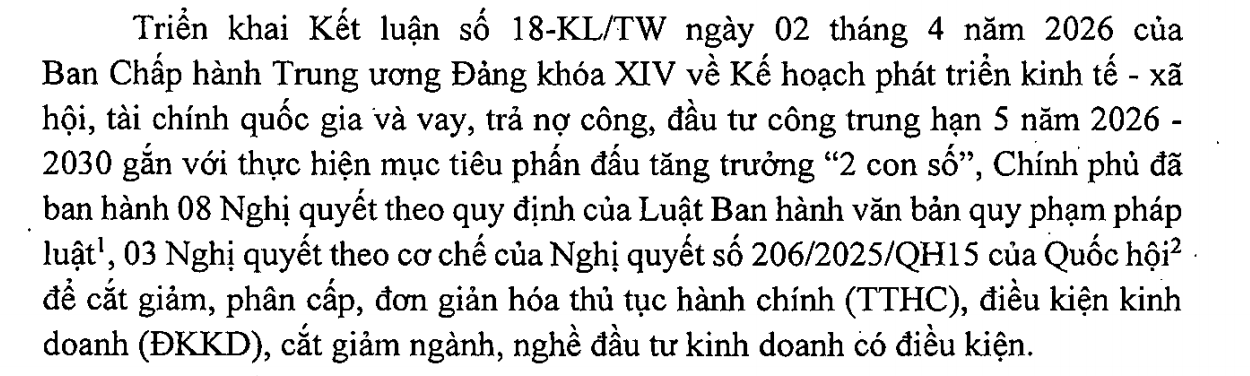
#> input picture assets/image.png, 1250 x 376 px; its folder holds only this picture in this run
$ python -i analyzer.py   (imports and definitions only)
#> lines starting #> are read from the running program, lines starting #| are printed output that depends on the picture; after the words box and inside, x2 and y2 are one past the last pixel; in counts of white or black regions, pixels touching at a corner belong together
### vnocr/preprocess/binarize.py
"""Binarisation — for table-line detection ONLY (Design §1.1, §4.1).

Hard binarisation (Otsu / Sauvola) is the *wrong* input for the SVTR recogniser
because it erases the grey ramp at diacritic edges.  It is however exactly what
the morphological table-line extractor needs (§4.1): a clean 0/1 mask.  So this
lives in its own module and is used only by :mod:`vnocr.table.morphology` — never
on the path to the recogniser.
"""

from __future__ import annotations

try:
    import cv2
    import numpy as np
except ImportError as _e:  # pragma: no cover
    raise ImportError("vnocr.preprocess needs numpy + opencv-python.") from _e

__all__ = ["otsu", "sauvola"]


def otsu(gray: "np.ndarray") -> "np.ndarray":
    """Global Otsu threshold → uint8 mask in {0, 255} (ink = 255)."""
    return cv2.threshold(gray, 0, 255,
                         cv2.THRESH_BINARY_INV + cv2.THRESH_OTSU)[1]


# [14 lines left out: function sauvola, not called in this run]

### vnocr/layout/analyzer.py
"""Page layout analysis (Design §2).

Splits a page into regions and routes each to the right branch: text regions to
detect→recognise→post-process, table regions to the table reconstructor.  The
design's neural option is PP-DocLayout-lite / YOLO-doc (~5M params); a learned
detector plugs into :meth:`LayoutAnalyzer.analyze` via ``model``.

The default heuristic needs no model and no torch: it finds ruled rectangular
regions (long horizontal + vertical rules) and labels them ``table``; the rest
of the page is ``text``.  Good enough to drive the two-branch pipeline on clean
administrative scans, and a sensible fallback when no layout model is loaded.
"""

from __future__ import annotations

from dataclasses import dataclass
from enum import Enum
from typing import List, Optional

try:
    import cv2
    import numpy as np
except ImportError as _e:  # pragma: no cover
    raise ImportError("vnocr.layout needs numpy + opencv-python.") from _e

from ..preprocess.binarize import otsu

__all__ = ["RegionType", "Region", "LayoutAnalyzer"]


class RegionType(str, Enum):
    TEXT = "text"
    TABLE = "table"
    FIGURE = "figure"
    TITLE = "title"


@dataclass
class Region:
    type: RegionType
    box: tuple           # x0, y0, x1, y1


class LayoutAnalyzer:
    def __init__(self, model=None, min_table_area_frac: float = 0.02) -> None:
        self.model = model
        self.min_table_area_frac = min_table_area_frac

    def analyze(self, gray: "np.ndarray") -> List[Region]:
        if self.model is not None:
            return self._analyze_model(gray)
        return self._analyze_heuristic(gray)

    def _analyze_model(self, gray):  # pragma: no cover - requires a trained model
        """Run a learned layout detector.  Expected to return list[Region]."""
        return self.model.predict(gray)

    def _analyze_heuristic(self, gray: "np.ndarray") -> List[Region]:
        h, w = gray.shape[:2]
        mask = otsu(gray)
        hor = cv2.morphologyEx(
            mask, cv2.MORPH_OPEN,
            cv2.getStructuringElement(cv2.MORPH_RECT, (max(1, w // 15), 1)))
        ver = cv2.morphologyEx(
            mask, cv2.MORPH_OPEN,
            cv2.getStructuringElement(cv2.MORPH_RECT, (1, max(1, h // 15))))
        grid = cv2.dilate(cv2.bitwise_or(hor, ver),
                          cv2.getStructuringElement(cv2.MORPH_RECT, (5, 5)))

        regions: List[Region] = []
        table_mask = np.zeros_like(mask)
        contours, _ = cv2.findContours(grid, cv2.RETR_EXTERNAL,
                                       cv2.CHAIN_APPROX_SIMPLE)
        min_area = self.min_table_area_frac * h * w
        for cnt in contours:
            x, y, cw, ch = cv2.boundingRect(cnt)
            if cw * ch < min_area:
                continue
            # a table region has both long horizontal and vertical rules inside
            sub_h = hor[y:y + ch, x:x + cw].max()
            sub_v = ver[y:y + ch, x:x + cw].max()
            if sub_h > 0 and sub_v > 0:
                regions.append(Region(RegionType.TABLE, (x, y, x + cw, y + ch)))
                table_mask[y:y + ch, x:x + cw] = 255

        # everything not claimed by a table is treated as one text region per
        # connected text block (coarse: the whole page minus tables).
        text_area = cv2.bitwise_and(mask, cv2.bitwise_not(table_mask))
        if text_area.max() > 0:
            ys, xs = np.where(text_area > 0)
            regions.append(Region(RegionType.TEXT,
                                  (int(xs.min()), int(ys.min()),
                                   int(xs.max()), int(ys.max()))))
        return regions

>>> import cv2
>>> picture = cv2.imread('../../assets/image.png', cv2.IMREAD_GRAYSCALE)
#> picture is the input picture: shape (376, 1250); min 0, max 255, mean 221.1
>>> result = LayoutAnalyzer().analyze(picture)
#> in otsu, `return cv2.threshold(gray, 0, 255, cv2.THRESH_BINARY_INV + cv2.THRESH_..`:
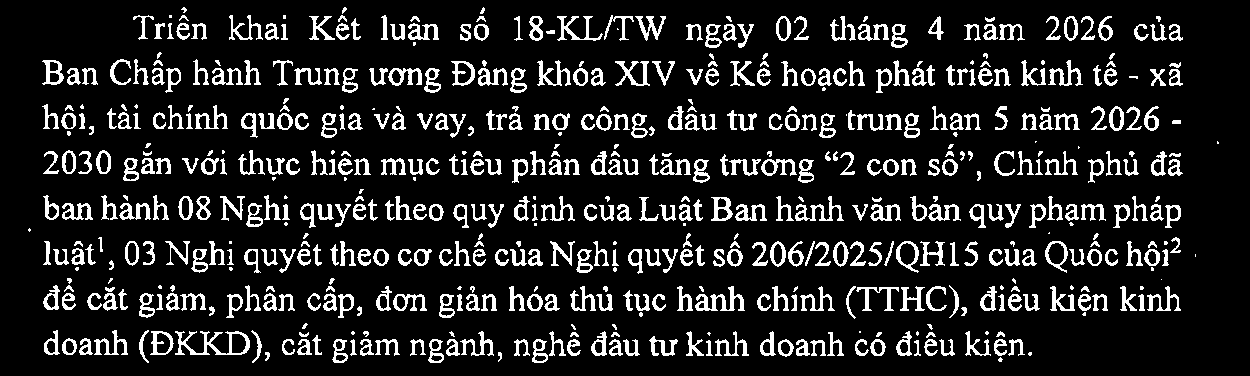
#> returned value: shape (376, 1250); 13.8% white; 585 white regions (86 under 20 px), largest, box (x1, y1, x2, y2) and area: (175, 331, 250, 355) 644, (695, 286, 745, 311) 493, (795, 196, 844, 221) 394
#> in _analyze_heuristic, `hor = cv2.morphologyEx( mask, cv2.MORPH_OPEN, cv2.getStructuringElemen..`: hor: shape (376, 1250); every value is 0
#> in _analyze_heuristic, `ver = cv2.morphologyEx( mask, cv2.MORPH_OPEN, cv2.getStructuringElemen..`:
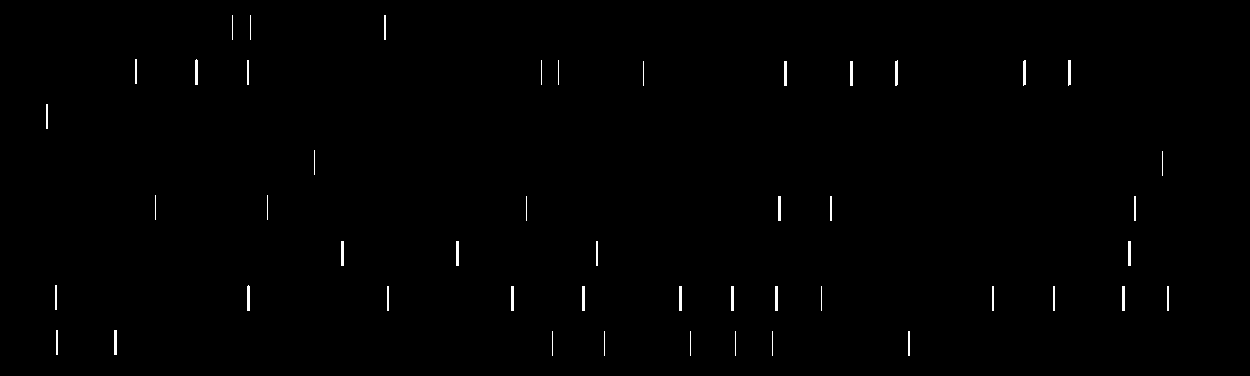
#> ver: shape (376, 1250); 0.52% white; 48 white regions, largest, box (x1, y1, x2, y2) and area: (195, 59, 198, 85) 76, (1068, 60, 1071, 86) 76, (247, 285, 250, 311) 76
#> in _analyze_heuristic, `grid = cv2.dilate(cv2.bitwise_or(hor, ver), cv2.getStructuringElement(..`:
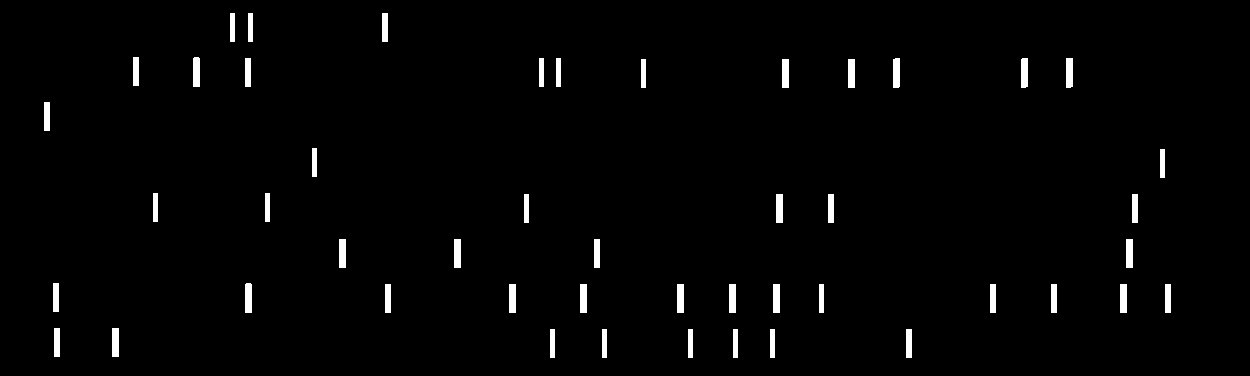
#> grid: shape (376, 1250); 1.8% white; 48 white regions
#> in _analyze_heuristic, `contours, _ = cv2.findContours(grid, cv2.RETR_EXTERNAL, cv2.CHAIN_APPR..`: contours = 48 contours; largest, box (x1, y1, x2, y2) and area: (245, 283, 252, 313) 173, (193, 57, 200, 87) 173, (1066, 58, 1073, 88) 172, (1021, 58, 1028, 88) 172, (893, 58, 900, 88) 172
#> the loop in _analyze_heuristic, `for cnt in contours:` made 48 passes
#> (cnt, x, y, cw, ch) on passes 1 to 9: ([[906, 329], [906, 357], [911, 357], [911, 329]], 906, 329, 6, 29), ([[770, 329], [770, 357], [774, 357], [774, 329]], 770, 329, 5, 29), ([[733, 329], [733, 357], [737, 357], [737, 329]], 733, 329, 5, 29), ([[688, 329], [688, 357], [692, 357], [692, 329]], 688, 329, 5, 29), ([[602, 329], [602, 357], [606, 357], [606, 329]], 602, 329, 5, 29), ([[550, 329], [550, 357], [554, 357], [554, 329]], 550, 329, 5, 29), ([[112, 328], [112, 356], [118, 356], [118, 328]], 112, 328, 7, 29), ([[54, 328], [54, 356], [59, 356], [59, 328]], 54, 328, 6, 29), ([[1165, 284], [1165, 312], [1170, 312], [1170, 284]], 1165, 284, 6, 29)
#> (x, y, cw, ch) on passes 20, 38, 39, 40, 44: (245, 283, 7, 30), (1066, 58, 7, 30), (1021, 58, 7, 30), (893, 58, 7, 30), (193, 57, 7, 30)
#> after the loop in _analyze_heuristic, `for cnt in contours:`: regions = []
#> result = 1 item
